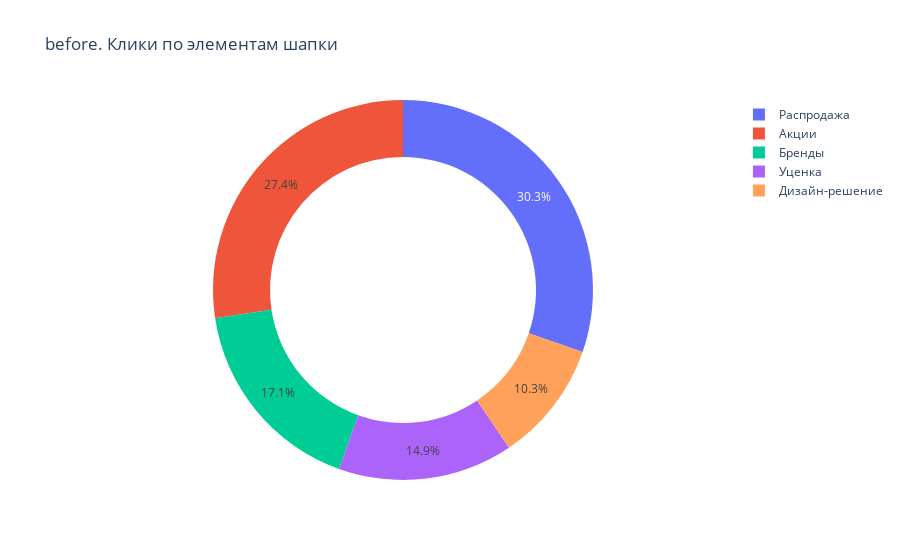
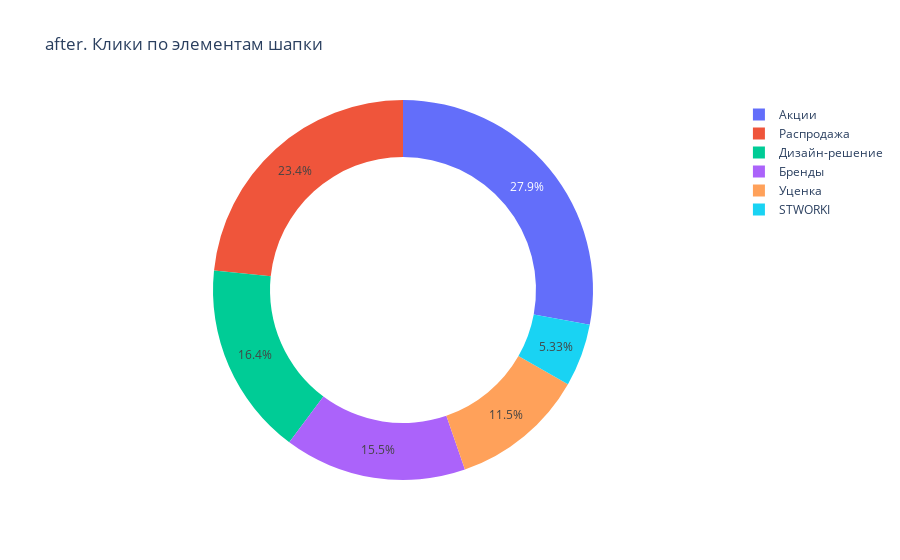

Here is the notebook cell these charts were saved with, in order:
### Markdown cell above
## Шапка. Распределение кликов по элементам до и после

### Code cell
bar_gt_b(bar)
bar_gt_a(bar)

### Figure 1 — Plotly figure (JSON) as saved in the notebook; plotly's stock layout.template omitted (floating-point values rounded to 4 significant figures)
{"data": [{"hole": 0.7, "hoverinfo": "label+percent", "labels": ["Акции", "Бренды", "Дизайн-решение", "Распродажа", "Уценка"], "type": "pie", "values": [784, 491, 295, 867, 426]}], "layout": {"title": {"text": "before. Клики по элементам шапки"}}}

### Figure 2 — Plotly figure (JSON) as saved in the notebook; plotly's stock layout.template omitted (floating-point values rounded to 4 significant figures)
{"data": [{"hole": 0.7, "hoverinfo": "label+percent", "labels": ["STWORKI", "Акции", "Бренды", "Дизайн-решение", "Распродажа", "Уценка"], "type": "pie", "values": [427, 2239, 1242, 1317, 1872, 918]}], "layout": {"title": {"text": "after. Клики по элементам шапки"}}}
